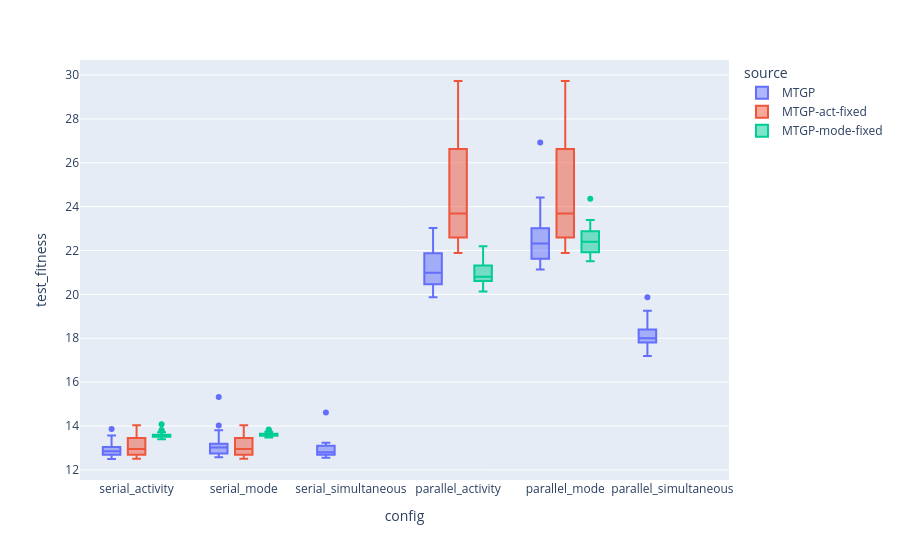

Here is the notebook cell this chart was saved with:
### Code cell
px.box(x="config", y="test_fitness", color="source", data_frame=combined_result)

### Figure 1 — Plotly figure (JSON) as saved in the notebook; plotly's stock layout.template omitted (floating-point values rounded to 4 significant figures; data arrays with more than 128 entries replaced by an {"elided": "..."} marker saying what was removed)
{"data": [{"alignmentgroup": "True", "hovertemplate": "source=MTGP<br>config=%{x}<br>test_fitness=%{y}<extra></extra>", "legendgroup": "MTGP", "marker": {"color": "#636efa"}, "name": "MTGP", "notched": false, "offsetgroup": "MTGP", "orientation": "v", "showlegend": true, "type": "box", "x": {"elided": "180 str values"}, "x0": " ", "xaxis": "x", "y": {"elided": "180 float values"}, "y0": " ", "yaxis": "y"}, {"alignmentgroup": "True", "hovertemplate": "source=MTGP-act-fixed<br>config=%{x}<br>test_fitness=%{y}<extra></extra>", "legendgroup": "MTGP-act-fixed", "marker": {"color": "#EF553B"}, "name": "MTGP-act-fixed", "notched": false, "offsetgroup": "MTGP-act-fixed", "orientation": "v", "showlegend": true, "type": "box", "x": ["serial_activity", "serial_activity", "serial_activity", "serial_activity", "serial_activity", "serial_activity", "serial_activity", "serial_activity", "serial_activity", "serial_activity", "serial_activity", "serial_activity", "serial_activity", "serial_activity", "serial_activity", "serial_activity", "serial_activity", "serial_activity", "serial_activity", "serial_activity", "serial_activity", "serial_activity", "serial_activity", "serial_activity", "serial_activity", "serial_activity", "serial_activity", "serial_activity", "serial_activity", "serial_activity", "serial_mode", "serial_mode", "serial_mode", "serial_mode", "serial_mode", "serial_mode", "serial_mode", "serial_mode", "serial_mode", "serial_mode", "serial_mode", "serial_mode", "serial_mode", "serial_mode", "serial_mode", "serial_mode", "serial_mode", "serial_mode", "serial_mode", "serial_mode", "serial_mode", "serial_mode", "serial_mode", "serial_mode", "serial_mode", "serial_mode", "serial_mode", "serial_mode", "serial_mode", "serial_mode", "parallel_activity", "parallel_activity", "parallel_activity", "parallel_activity", "parallel_activity", "parallel_activity", "parallel_activity", "parallel_activity", "parallel_activity", "parallel_activity", "parallel_activity", "parallel_activity", "parallel_activity", "parallel_activity", "parallel_activity", "parallel_activity", "parallel_activity", "parallel_activity", "parallel_activity", "parallel_activity", "parallel_activity", "parallel_activity", "parallel_activity", "parallel_activity", "parallel_activity", "parallel_activity", "parallel_activity", "parallel_activity", "parallel_activity", "parallel_activity", "parallel_mode", "parallel_mode", "parallel_mode", "parallel_mode", "parallel_mode", "parallel_mode", "parallel_mode", "parallel_mode", "parallel_mode", "parallel_mode", "parallel_mode", "parallel_mode", "parallel_mode", "parallel_mode", "parallel_mode", "parallel_mode", "parallel_mode", "parallel_mode", "parallel_mode", "parallel_mode", "parallel_mode", "parallel_mode", "parallel_mode", "parallel_mode", "parallel_mode", "parallel_mode", "parallel_mode", "parallel_mode", "parallel_mode", "parallel_mode"], "x0": " ", "xaxis": "x", "y": [13.39, 12.75, 12.85, 12.66, 13.65, 12.6, 12.62, 13.08, 12.69, 12.51, 13.09, 13.8, 12.69, 13.69, 13.08, 12.62, 12.84, 13.7, 12.8, 13.45, 12.64, 12.58, 14.03, 13.49, 13.25, 13.42, 12.96, 12.86, 12.94, 13.9, 13.39, 12.75, 12.85, 12.66, 13.65, 12.6, 12.62, 13.08, 12.69, 12.51, 13.09, 13.8, 12.69, 13.69, 13.08, 12.62, 12.84, 13.7, 12.8, 13.45, 12.64, 12.58, 14.03, 13.49, 13.25, 13.42, 12.96, 12.86, 12.94, 13.9, 24.6, 21.9, 28.48, 22.39, 22.8, 29.73, 25.88, 24.98, 26.36, 22.27, 23.77, 22.89, 23.51, 23.61, 22.04, 22.23, 26.62, 26.81, 22.23, 22.59, 24.97, 23.18, 22.7, 26.81, 23.4, 29.7, 21.88, 27.23, 26.83, 26.17, 24.6, 21.9, 28.48, 22.39, 22.8, 29.73, 25.88, 24.98, 26.36, 22.27, 23.77, 22.89, 23.51, 23.61, 22.04, 22.23, 26.62, 26.81, 22.23, 22.59, 24.97, 23.18, 22.7, 26.81, 23.4, 29.7, 21.88, 27.23, 26.83, 26.17], "y0": " ", "yaxis": "y"}, {"alignmentgroup": "True", "hovertemplate": "source=MTGP-mode-fixed<br>config=%{x}<br>test_fitness=%{y}<extra></extra>", "legendgroup": "MTGP-mode-fixed", "marker": {"color": "#00cc96"}, "name": "MTGP-mode-fixed", "notched": false, "offsetgroup": "MTGP-mode-fixed", "orientation": "v", "showlegend": true, "type": "box", "x": ["serial_activity", "serial_activity", "serial_activity", "serial_activity", "serial_activity", "serial_activity", "serial_activity", "serial_activity", "serial_activity", "serial_activity", "serial_activity", "serial_activity", "serial_activity", "serial_activity", "serial_activity", "serial_activity", "serial_activity", "serial_activity", "serial_activity", "serial_activity", "serial_activity", "serial_activity", "serial_activity", "serial_activity", "serial_activity", "serial_activity", "serial_activity", "serial_activity", "serial_activity", "serial_activity", "serial_mode", "serial_mode", "serial_mode", "serial_mode", "serial_mode", "serial_mode", "serial_mode", "serial_mode", "serial_mode", "serial_mode", "serial_mode", "serial_mode", "serial_mode", "serial_mode", "serial_mode", "serial_mode", "serial_mode", "serial_mode", "serial_mode", "serial_mode", "serial_mode", "serial_mode", "serial_mode", "serial_mode", "serial_mode", "serial_mode", "serial_mode", "serial_mode", "serial_mode", "serial_mode", "parallel_activity", "parallel_activity", "parallel_activity", "parallel_activity", "parallel_activity", "parallel_activity", "parallel_activity", "parallel_activity", "parallel_activity", "parallel_activity", "parallel_activity", "parallel_activity", "parallel_activity", "parallel_activity", "parallel_activity", "parallel_activity", "parallel_activity", "parallel_activity", "parallel_activity", "parallel_activity", "parallel_activity", "parallel_activity", "parallel_activity", "parallel_activity", "parallel_activity", "parallel_activity", "parallel_activity", "parallel_activity", "parallel_activity", "parallel_activity", "parallel_mode", "parallel_mode", "parallel_mode", "parallel_mode", "parallel_mode", "parallel_mode", "parallel_mode", "parallel_mode", "parallel_mode", "parallel_mode", "parallel_mode", "parallel_mode", "parallel_mode", "parallel_mode", "parallel_mode", "parallel_mode", "parallel_mode", "parallel_mode", "parallel_mode", "parallel_mode", "parallel_mode", "parallel_mode", "parallel_mode", "parallel_mode", "parallel_mode", "parallel_mode", "parallel_mode", "parallel_mode", "parallel_mode", "parallel_mode"], "x0": " ", "xaxis": "x", "y": [13.63, 13.79, 13.49, 13.53, 13.54, 13.58, 13.59, 13.61, 13.58, 13.56, 13.49, 13.53, 13.5, 13.4, 13.59, 13.53, 13.47, 13.55, 13.61, 13.53, 13.51, 13.72, 13.81, 13.53, 13.57, 14.08, 13.5, 13.47, 13.63, 13.55, 13.74, 13.6, 13.62, 13.79, 13.59, 13.6, 13.64, 13.6, 13.71, 13.48, 13.65, 13.56, 13.56, 13.71, 13.54, 13.63, 13.58, 13.64, 13.63, 13.6, 13.52, 13.53, 13.51, 13.59, 13.62, 13.56, 13.56, 13.85, 13.7, 13.52, 21.32, 21.74, 21.14, 20.72, 20.73, 21.78, 20.76, 20.45, 20.98, 20.13, 20.85, 20.73, 20.99, 20.9, 20.87, 20.61, 20.69, 21.67, 21.04, 20.29, 20.26, 20.66, 22.14, 22.19, 20.41, 20.73, 22.01, 20.52, 21.62, 20.16, 21.86, 23.2, 21.92, 22.73, 21.92, 22.9, 23.1, 23.39, 21.91, 22.46, 22.74, 22.04, 22.8, 22.36, 22.2, 21.52, 22.21, 22.74, 22.24, 23.09, 23.11, 22.88, 21.82, 22.3, 22.32, 21.8, 24.36, 22.83, 21.92, 22.43], "y0": " ", "yaxis": "y"}], "layout": {"boxmode": "group", "legend": {"title": {"text": "source"}, "tracegroupgap": 0}, "margin": {"t": 60}, "xaxis": {"anchor": "y", "domain": [0, 1], "title": {"text": "config"}}, "yaxis": {"anchor": "x", "domain": [0, 1], "title": {"text": "test_fitness"}}}}
